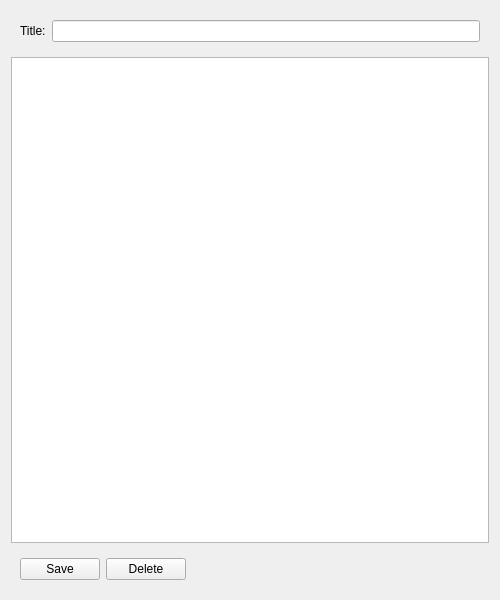
<?xml version="1.0" encoding="UTF-8"?>
<ui version="4.0">
 <class>noteForm</class>
 <widget class="QWidget" name="noteForm">
  <property name="geometry">
   <rect>
    <x>0</x>
    <y>0</y>
    <width>500</width>
    <height>600</height>
   </rect>
  </property>
  <property name="windowTitle">
   <string>Note</string>
  </property>
  <layout class="QVBoxLayout" name="verticalLayout">
   <item>
    <widget class="QWidget" name="horizontalWidget" native="true">
     <layout class="QHBoxLayout" name="titleLayout">
      <item>
       <widget class="QLabel" name="titleLabel">
        <property name="text">
         <string>Title:</string>
        </property>
       </widget>
      </item>
      <item>
       <widget class="QLineEdit" name="titleLineEdit"/>
      </item>
     </layout>
    </widget>
   </item>
   <item>
    <widget class="QTextEdit" name="textEdit"/>
   </item>
   <item>
    <widget class="QWidget" name="footerWidget" native="true">
     <layout class="QHBoxLayout" name="buttonsHorizontalLayout">
      <item>
       <widget class="QPushButton" name="savePushButton">
        <property name="text">
         <string>Save</string>
        </property>
       </widget>
      </item>
      <item>
       <widget class="QPushButton" name="deletePushButton">
        <property name="text">
         <string>Delete</string>
        </property>
       </widget>
      </item>
      <item>
       <spacer name="horizontalSpacer">
        <property name="orientation">
         <enum>Qt::Orientation::Horizontal</enum>
        </property>
        <property name="sizeHint" stdset="0">
         <size>
          <width>40</width>
          <height>20</height>
         </size>
        </property>
       </spacer>
      </item>
     </layout>
    </widget>
   </item>
  </layout>
 </widget>
 <resources/>
 <connections/>
</ui>
